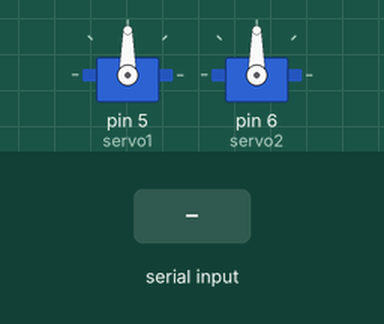
This sketch was run on a simulated Arduino Uno, built with avr-gcc and run on an emulated ATmega328P. Shown: 2 × servo. Inputs (shaded band) come from the test bench.

Above: at 1.2 s.
1.3 s: "90 45\n" received over the second serial link
At 2.8 s:
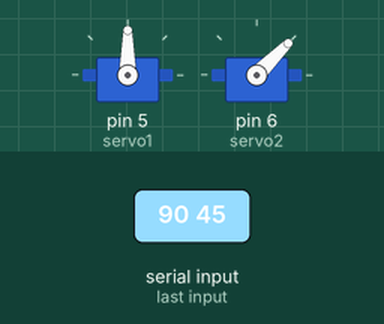
3.8 s: "30 150\n" received over the second serial link
At 6.0 s:
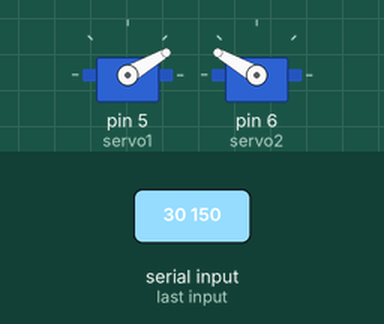
6.3 s: "5\n" received over the second serial link
At 7.7 s:
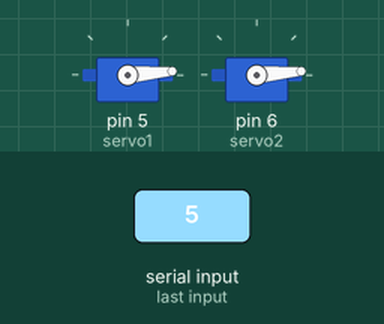
8.8 s: "90\n" received over the second serial link
At 9.1 s:
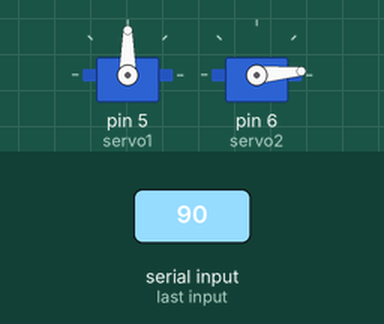
11.3 s: "200\n" received over the second serial link
At 12.9 s:
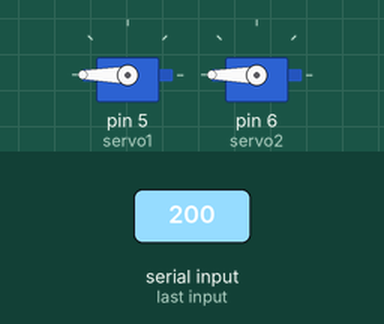
13.8 s: "1 90\n" received over the second serial link
At 15.9 s:
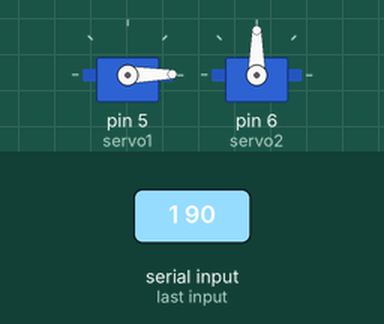
Timing chart, 0 to 17.3 s (numbered marks = the images above; inputs shaded):
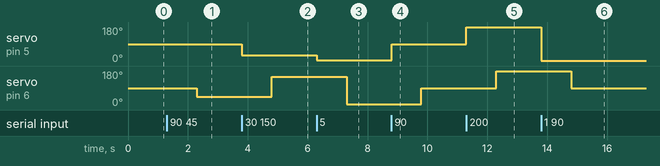

The sketch:

Slave.ino
```cpp
#include <Servo.h>
#include <SoftwareSerial.h>

//#include <Stepper.h>
//const int stepsPerRevolution = 2048;  // Number of steps per revolution for 28BYJ-48
//const int stepPin1 = 2;  // IN1 on the ULN2003 driver
//const int stepPin2 = 3;  // IN2 on the ULN2003 driver
//const int stepPin3 = 4;  // IN3 on the ULN2003 driver
//const int stepPin4 = 5;  // IN4 on the ULN2003 driver
//Stepper myStepper(stepsPerRevolution, stepPin1, stepPin2, stepPin3, stepPin4);

Servo servo1;  // Create servo object to control a servo on pin 5
Servo servo2;  // Create servo object to control a servo on pin 6

SoftwareSerial bluetooth(10, 11); // RX, TX for communication with first Arduino

//int currentXAngle = 0;  // Current angle of the X axis

void setup() {
  Serial.begin(9600);  // Start serial communication at 9600 baud
  bluetooth.begin(9600); // Start software serial communication with first Arduino
  //myStepper.setSpeed(10);  // Set the speed to 10 RPM
  servo1.attach(5);    // Attach servo2 to pin 5
  servo2.attach(6);   // Attach servo2 to pin 6
}

void loop() {
  // Check for incoming data from the first Arduino
  if (bluetooth.available() > 0) {
    String input = bluetooth.readStringUntil('\n');
    input.trim();  // Remove any leading or trailing whitespace

    // Split the input into x and y values
    int spaceIndex = input.indexOf(' ');
    String xString = input.substring(0, spaceIndex);
    String yString = input.substring(spaceIndex + 1);

    int x = xString.toInt();
    int y = yString.toInt();

    // Calculate the difference in angle for the X axis
    //int angleDifference = x - currentXAngle;
    //currentXAngle = x;  // Update the current angle

    // Calculate the number of steps needed
    //int steps = (angleDifference * stepsPerRevolution) / 360;

    // Rotate the stepper motor to the specified steps
    //myStepper.step(steps);

    // Rotate the servo to the specified angle
    servo1.write(x);
    delay(1000);
    servo2.write(y);

    // Send confirmation back to the first Arduino
    bluetooth.println("Satellite aligned: X" + String(x) + " Y" + String(y));
  }
}
```

Measured:
- after the input at 1.3 s, servo on pin 6 (servo2): 90° → 45° after 1.0 s
- after the input at 3.8 s, servo on pin 5 (servo1): 90° → 30° at once; servo on pin 6 (servo2): 45° → 150° after 1.0 s
- after the input at 6.3 s, servo on pin 5 (servo1): 30° → 5° at once; servo on pin 6 (servo2): 150° → 5° after 1.0 s
- after the input at 8.8 s, servo on pin 5 (servo1): 5° → 90° at once; servo on pin 6 (servo2): 5° → 90° after 1.0 s
- after the input at 11.3 s, servo on pin 5 (servo1): 90° → 180° at once; servo on pin 6 (servo2): 90° → 180° after 1.0 s
- after the input at 13.8 s, servo on pin 5 (servo1): 180° → 1° at once; servo on pin 6 (servo2): 180° → 90° after 1.0 s
